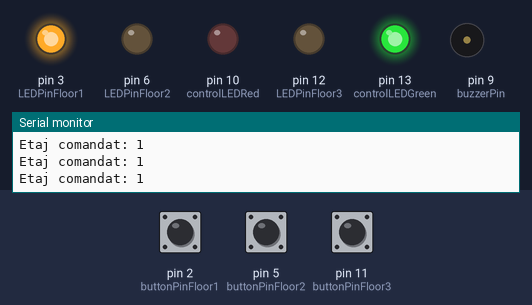
A sketch run on a simulated Arduino Uno, built with avr-gcc and run on an emulated ATmega328P. Parts: output pins drawn as LEDs (lit = HIGH), buzzer (waves = sounding), the last lines printed to the serial monitor. Dashed ring = blinking. The inputs (shaded band) are chosen by the test bench; at power-on: pin 5 (buttonPinFloor2) HIGH, pin 11 (buttonPinFloor3) HIGH, pin 2 (buttonPinFloor1) HIGH.

Above: at 1.2 s.
1.3 s: pin 5 (buttonPinFloor2) pulled LOW for 0.15 s
At 4.1 s:
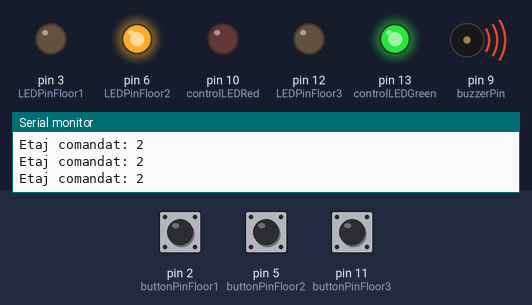
4.3 s: pin 11 (buttonPinFloor3) pulled LOW for 1 s
At 7.2 s:
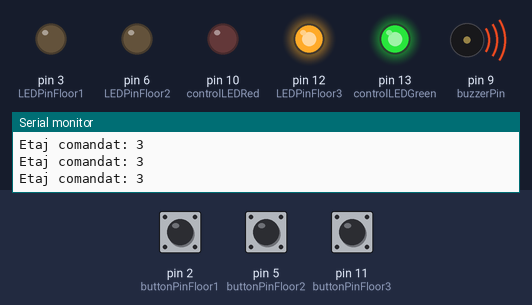
7.3 s: pin 2 (buttonPinFloor1) pulled LOW for 1 s
At 13.1 s:
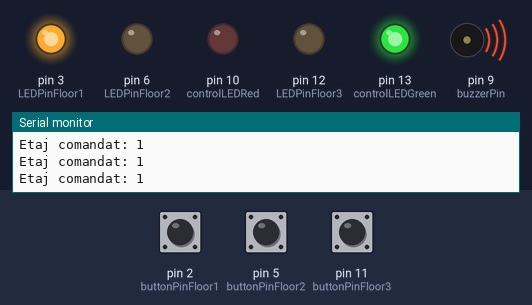
13.3 s: pin 5 (buttonPinFloor2) driven HIGH
16.3 s: pin 11 (buttonPinFloor3) pulled LOW for 0.15 s
At 17.95 s:
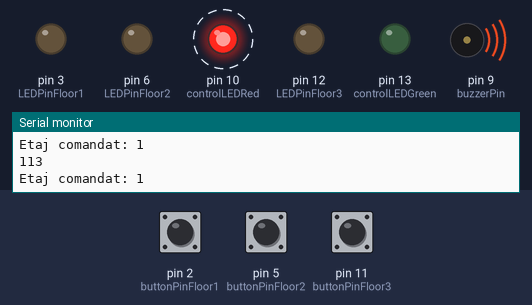
Timing chart, 0 to 20.4 s (numbered marks = the images above; inputs shaded):
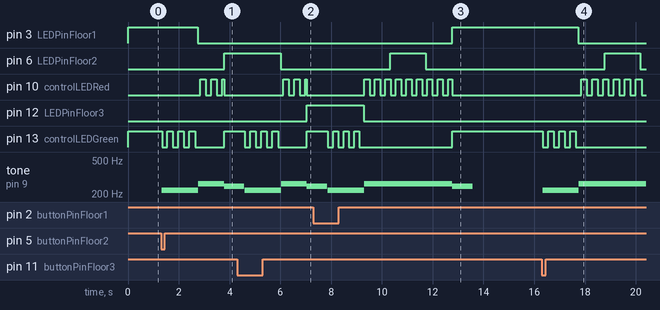

The sketch:

Homework2.ino
```cpp
/*
    Simulating Elevator with Arduino

    In this Arduino sketch, I have created a simulation of a 3-floor elevator
    control system. The project involves using various components, including
    LEDs, buttons, and a buzzer, to mimic the operation of a real-world
elevator.

    Components Used:

    * LEDs: I've utilized LEDs to represent the different floors of the elevator
    and indicate the operational state of the elevator.

    * Buttons: Buttons are employed to simulate the call buttons from each of the three floors,
    allowing users to request the elevator.

    * Buzzer: An optional buzzer is integrated into the system to provide audio feedback for various events,
    such as the elevator arriving at a desired floor or the doors closing and the elevator's movement.

    Created 28 October 2023
    By Radu-Gabriel Buzas
    Modified 29 October 2023
    By Radu-Gabriel Buzas

    https://github.com/radubuzas/IntroductionToRobotics/Homework2
*/

#define NOTE_C4 262
#define NOTE_A3 220
#define NOTE_B3 247

//  START OF PINS

const int buttonPinFloor1 = 2;
const int LEDPinFloor1    = 3;

const int buttonPinFloor2 = 5;
const int LEDPinFloor2    = 6;

const int buttonPinFloor3 = 11;
const int LEDPinFloor3    = 12;

const int controlLEDRed   = 10;
const int controlLEDGreen = 13;

const int buzzerPin = 9;

//  END OF PINS

const unsigned long debounceDelay     = 10;
const unsigned long timeAtLevel       = 1400;
const unsigned long timeBetweenLevels = 1000;
const unsigned long blinkRate         = 200;
const unsigned long arriveAtLevel     = 800;

unsigned long startElevator;
unsigned long blinkTimmer;

unsigned long lastDebounceRecord;

bool buttonStateFloor1;
bool buttonStateFloor2;
bool buttonStateFloor3;

bool lastButtonStateFloor1;
bool lastButtonStateFloor2;
bool lastButtonStateFloor3;

bool controlLEDGreenState = 1;
bool controlLEDRedState;

bool state = 1;

byte elevatorCurrentFloor = 1;
byte elevatorDesiredFloor;
byte counterInUpdateVariables;

bool working;

bool closingGates;

bool updateVariables = true;

bool reachedLevel = false;

struct floorNode
{
    floorNode *next        = NULL;
    byte       floorNumber = 0;
};

floorNode *head = NULL;

void setup()
{
    Serial.begin(9600);

    pinMode(LEDPinFloor1, OUTPUT);
    pinMode(LEDPinFloor2, OUTPUT);
    pinMode(LEDPinFloor3, OUTPUT);

    pinMode(controlLEDRed, OUTPUT);
    pinMode(controlLEDGreen, OUTPUT);

    pinMode(buttonPinFloor1, INPUT_PULLUP);
    pinMode(buttonPinFloor2, INPUT_PULLUP);
    pinMode(buttonPinFloor3, INPUT_PULLUP);

    digitalWrite(LEDPinFloor1, HIGH);
    digitalWrite(controlLEDGreen, HIGH);

    // head = (floorNode *)malloc(sizeof(floorNode));
}

void loop()
{

    int readingButtonFloor1 = !digitalRead(buttonPinFloor1);
    int readingButtonFloor2 = !digitalRead(buttonPinFloor2);
    int readingButtonFloor3 = !digitalRead(buttonPinFloor3);

    if (readingButtonFloor1 != lastButtonStateFloor1 ||
        readingButtonFloor2 != lastButtonStateFloor2 ||
        readingButtonFloor3 != lastButtonStateFloor3)
    {
        lastDebounceRecord = millis();
    }

    if (millis() - lastDebounceRecord > debounceDelay && working == false)
    {
        if (readingButtonFloor1 != buttonStateFloor1)
        {
            buttonStateFloor1 = readingButtonFloor1;

            if (buttonStateFloor1 == HIGH)
            {
                elevatorDesiredFloor = 1;
                working              = true;
                closingGates         = true;
                reachedLevel         = false;
            }
        }

        if (readingButtonFloor2 != buttonStateFloor2)
        {
            buttonStateFloor2 = readingButtonFloor2;

            if (buttonStateFloor2 == HIGH)
            {
                elevatorDesiredFloor = 2;
                working              = true;
                closingGates         = true;
                reachedLevel         = false;
            }
        }

        if (readingButtonFloor3 != buttonStateFloor3)
        {
            buttonStateFloor3 = readingButtonFloor3;

            if (buttonStateFloor3 == HIGH)
            {
                elevatorDesiredFloor = 3;
                working              = true;
                closingGates         = true;
                reachedLevel         = false;
            }
        }
    }
    if (working)
    {
        if (elevatorDesiredFloor == elevatorCurrentFloor)
        {
            tone(buzzerPin, NOTE_B3);
            if (reachedLevel == false)
            {
                startElevator = millis();
                reachedLevel  = true;
            }
            if (millis() - startElevator > arriveAtLevel)
            {
                working = false;
                noTone(buzzerPin);
            }
            activateLED(elevatorCurrentFloor);
            if (closingGates == false)
            {
                controlLEDGreenState = true;
            }
            controlLEDRedState = false;
        }
        else
        {
            if (closingGates)
            {
                tone(buzzerPin, NOTE_A3);
                if (millis() - blinkTimmer > blinkRate)
                {
                    blinkTimmer          = millis();
                    controlLEDGreenState = !controlLEDGreenState;
                }
            }
            else
            {
                tone(buzzerPin, NOTE_C4);
                if (millis() - blinkTimmer > blinkRate)
                {
                    blinkTimmer        = millis();
                    controlLEDRedState = !controlLEDRedState;
                }
            }
            if (updateVariables)
            {
                startElevator   = millis();
                updateVariables = false;
            }
            if (elevatorCurrentFloor < elevatorDesiredFloor)
            {
                Serial.println(millis() - startElevator);
                if (state)
                {
                    activateLED(elevatorCurrentFloor);
                    if (millis() - startElevator > timeAtLevel)
                    {
                        deactivateLED(elevatorCurrentFloor);
                        startElevator   = millis();
                        state           = !state;
                        updateVariables = true;
                        closingGates    = false;
                    }
                }
                else
                {
                    if (millis() - startElevator > timeBetweenLevels)
                    {
                        startElevator   = millis();
                        state           = !state;
                        updateVariables = true;
                        ++elevatorCurrentFloor;
                    }
                }
            }
            else
            {
                if (state)
                {
                    activateLED(elevatorCurrentFloor);
                    if (millis() - startElevator > timeAtLevel)
                    {
                        deactivateLED(elevatorCurrentFloor);
                        startElevator   = millis();
                        state           = !state;
                        updateVariables = true;
                        closingGates    = false;
                    }
                }
                else
                {
                    if (millis() - startElevator > timeBetweenLevels)
                    {
                        --elevatorCurrentFloor;
                        startElevator   = millis();
                        state           = !state;
                        updateVariables = true;
                    }
                }
            }
        }
    }

    digitalWrite(controlLEDRed, controlLEDRedState);
    digitalWrite(controlLEDGreen, controlLEDGreenState);

    Serial.print("Etaj comandat: ");
    Serial.println(elevatorCurrentFloor);

    lastButtonStateFloor1 = readingButtonFloor1;
    lastButtonStateFloor2 = readingButtonFloor2;
    lastButtonStateFloor3 = readingButtonFloor3;

    //     Serial.print("Elevator floor: ");
    //     Serial.println(elevatorFloor);

    //   Serial.print("b1: ");
    //   Serial.print(buttonStateFloor1);
    //   Serial.print('\t');

    //   Serial.print("b2: ");
    //   Serial.print(buttonStateFloor2);
    //   Serial.print('\t');

    //   Serial.print("b3: ");
    //   Serial.print(buttonStateFloor3);
    //   Serial.print('\n');
    //   delay(1000);
}

void activateLED(byte floor)
{
    switch (floor)
    {
        case 1:
            digitalWrite(LEDPinFloor1, HIGH);
            break;
        case 2:
            digitalWrite(LEDPinFloor2, HIGH);
            break;
        case 3:
            digitalWrite(LEDPinFloor3, HIGH);
            break;
        default:
            break;
    }
}

void deactivateLED(byte floor)
{
    switch (floor)
    {
        case 1:
            digitalWrite(LEDPinFloor1, LOW);
            break;
        case 2:
            digitalWrite(LEDPinFloor2, LOW);
            break;
        case 3:
            digitalWrite(LEDPinFloor3, LOW);
            break;
        default:
            break;
    }
}
```

Measured:
- after the input at 1.3 s, pin 3 (LEDPinFloor1): HIGH → LOW after 1.4 s; pin 6 (LEDPinFloor2): LOW → HIGH after 2.5 s
- after the input at 4.3 s, pin 6 (LEDPinFloor2): HIGH → LOW after 1.7 s; pin 10 (controlLEDRed): goes HIGH 0.22 s, LOW 0.22 s, HIGH 0.22 s, LOW 0.22 s, HIGH 0.07 s, then LOW, starting after 1.8 s; pin 12 (LEDPinFloor3): LOW → HIGH after 2.7 s; pin 13 (controlLEDGreen): goes 3 × (LOW 0.21 s, HIGH 0.22 s), LOW 1.1 s, then HIGH, starting after 0.31 s
- after the input at 7.3 s, pin 3 (LEDPinFloor1): LOW → HIGH after 5.5 s; pin 6 (LEDPinFloor2): LOW → HIGH after 3.0 s, → LOW 1.4 s later
- after the input at 16.3 s, pin 3 (LEDPinFloor1): HIGH → LOW after 1.4 s; pin 6 (LEDPinFloor2): LOW → HIGH after 2.5 s, → LOW 1.4 s later
